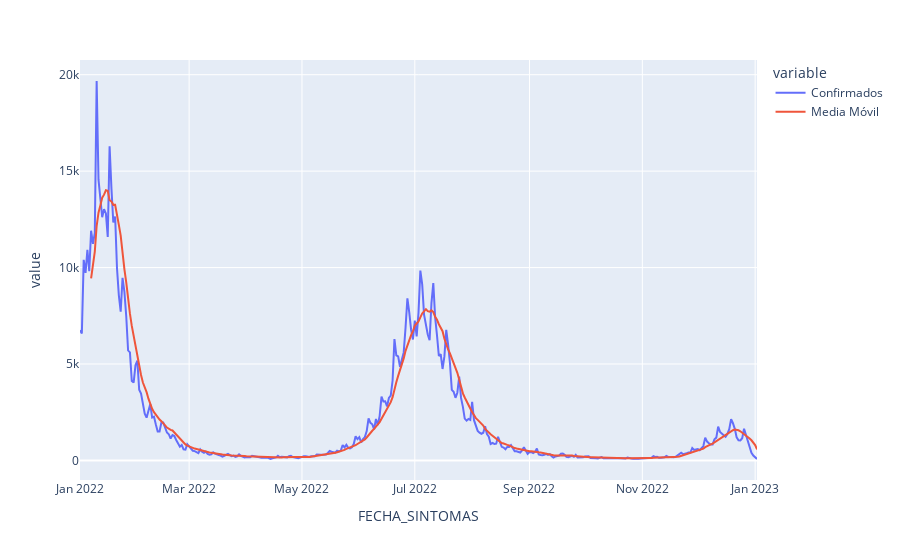

The notebook cell this image was saved under:
### Markdown cell above
Con los datos de esta forma, ahora podemos usar Plotly para graficar ambas variables utilizando como color la columna `variable`. El parámetro `color` nos permite separar dos series de datos cuando estas vienen en formato largo.

### Code cell
fig = px.line(confirmados_diarios, x='FECHA_SINTOMAS', y='value', color='variable')
fig.show()

### Figure 1 — Plotly figure (JSON) as saved in the notebook; plotly's stock layout.template omitted (floating-point values rounded to 4 significant figures; data arrays with more than 128 entries replaced by an {"elided": "..."} marker saying what was removed)
{"data": [{"hovertemplate": "variable=Confirmados<br>FECHA_SINTOMAS=%{x}<br>value=%{y}<extra></extra>", "legendgroup": "Confirmados", "line": {"color": "#636efa", "dash": "solid"}, "marker": {"symbol": "circle"}, "mode": "lines", "name": "Confirmados", "orientation": "v", "showlegend": true, "type": "scatter", "x": {"elided": "367 str values"}, "xaxis": "x", "y": {"elided": "367 int values"}, "yaxis": "y"}, {"hovertemplate": "variable=Media Móvil<br>FECHA_SINTOMAS=%{x}<br>value=%{y}<extra></extra>", "legendgroup": "Media Móvil", "line": {"color": "#EF553B", "dash": "solid"}, "marker": {"symbol": "circle"}, "mode": "lines", "name": "Media Móvil", "orientation": "v", "showlegend": true, "type": "scatter", "x": {"elided": "367 str values"}, "xaxis": "x", "y": {"elided": "367 float values"}, "yaxis": "y"}], "layout": {"legend": {"title": {"text": "variable"}, "tracegroupgap": 0}, "margin": {"t": 60}, "xaxis": {"anchor": "y", "domain": [0, 1], "title": {"text": "FECHA_SINTOMAS"}}, "yaxis": {"anchor": "x", "domain": [0, 1], "title": {"text": "value"}}}}
